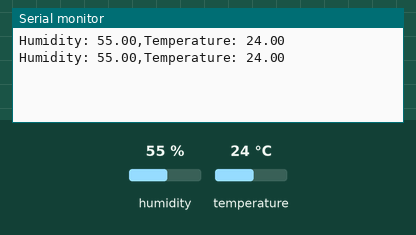
A sketch run on a simulated ESP8266 (NodeMCU). On the bench: the last lines printed to the serial monitor. The inputs (shaded band) are chosen by the test bench; at power-on: humidity 55 %, temperature 24 °C.

Above: at 4.8 s.
4.9 s: humidity set to 22 %
At 9.3 s:
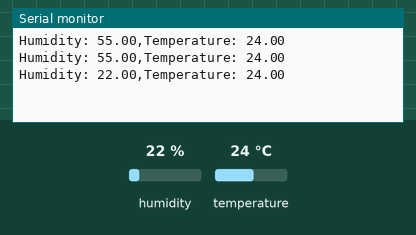
9.9 s: temperature set to 12 °C
At 13.2 s:
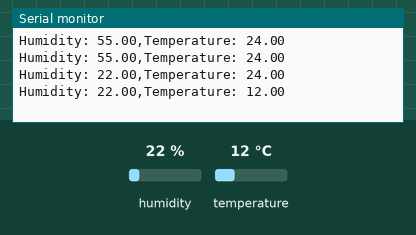
14.9 s: humidity set to 40 %
At 17.0 s:
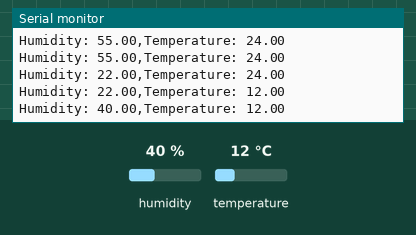
Timing chart, 0 to 18.5 s (numbered marks = the images above; inputs shaded):
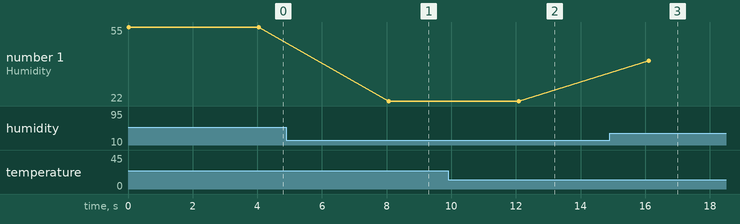

The sketch:

activity-9-arduino.ino
```cpp
#include <DHT.h>

DHT dht(D1,DHT11);

void setup() {
  Serial.begin(9600);
  dht.begin();
}

void loop() {
  float h=dht.readHumidity();
  float t=dht.readTemperature();

  // nan
  if(isnan(h) || isnan(t))
    return;

  Serial.print("Humidity: ");
  Serial.print(h);
  Serial.print(",Temperature: ");
  Serial.println(t);
  delay(4000);
}
```

Measured:
- after the input at 4.9 s, the serial monitor: prints a new line after 3.2 s (image 1)
- after the input at 9.9 s, the serial monitor: prints a new line after 2.2 s (image 2)
- after the input at 14.9 s, the serial monitor: prints a new line after 1.2 s (image 3)
- plotted number 1: 55 → 22 after the input at 4.9 s, 22 → 40 after the input at 14.9 s
